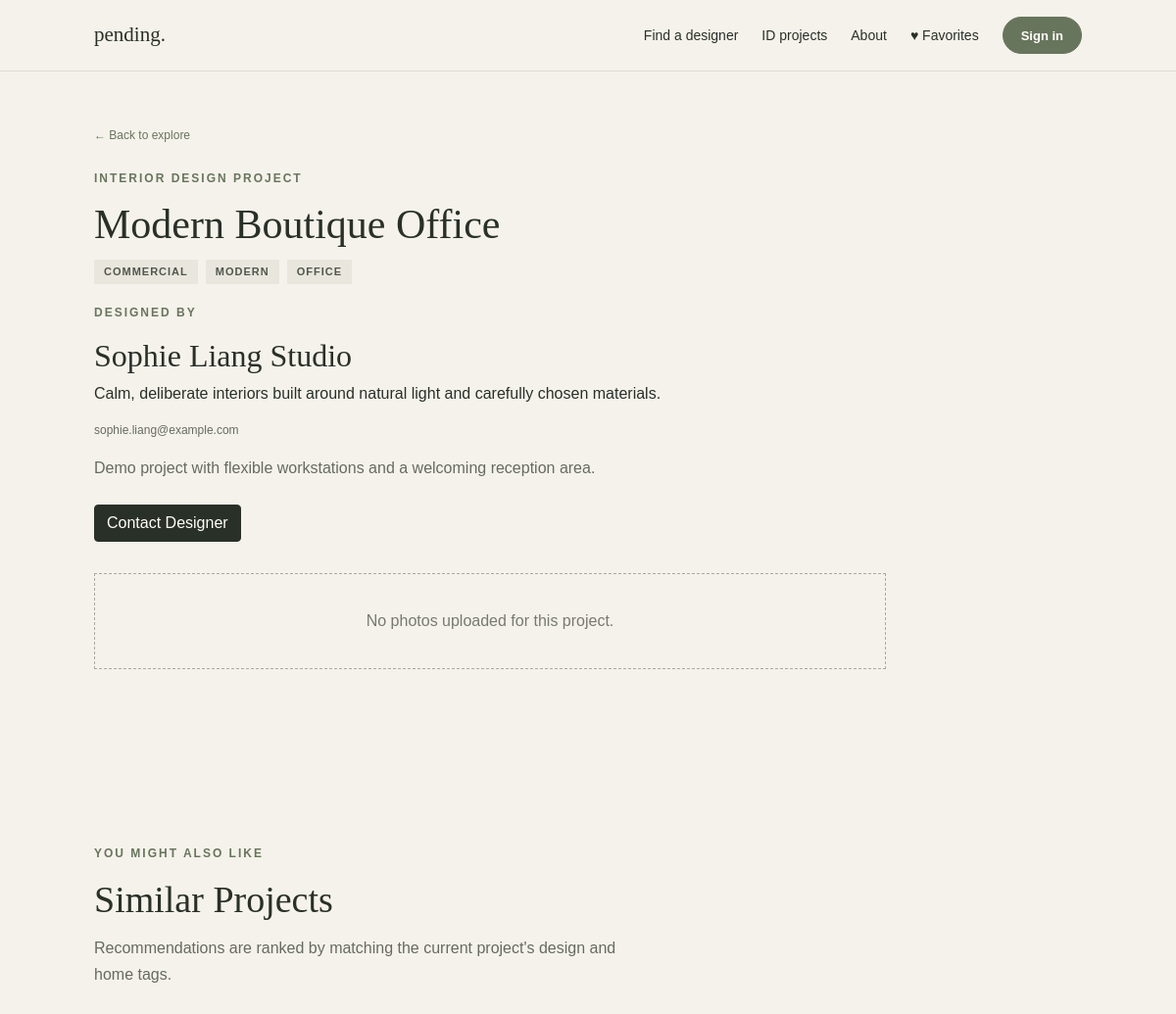
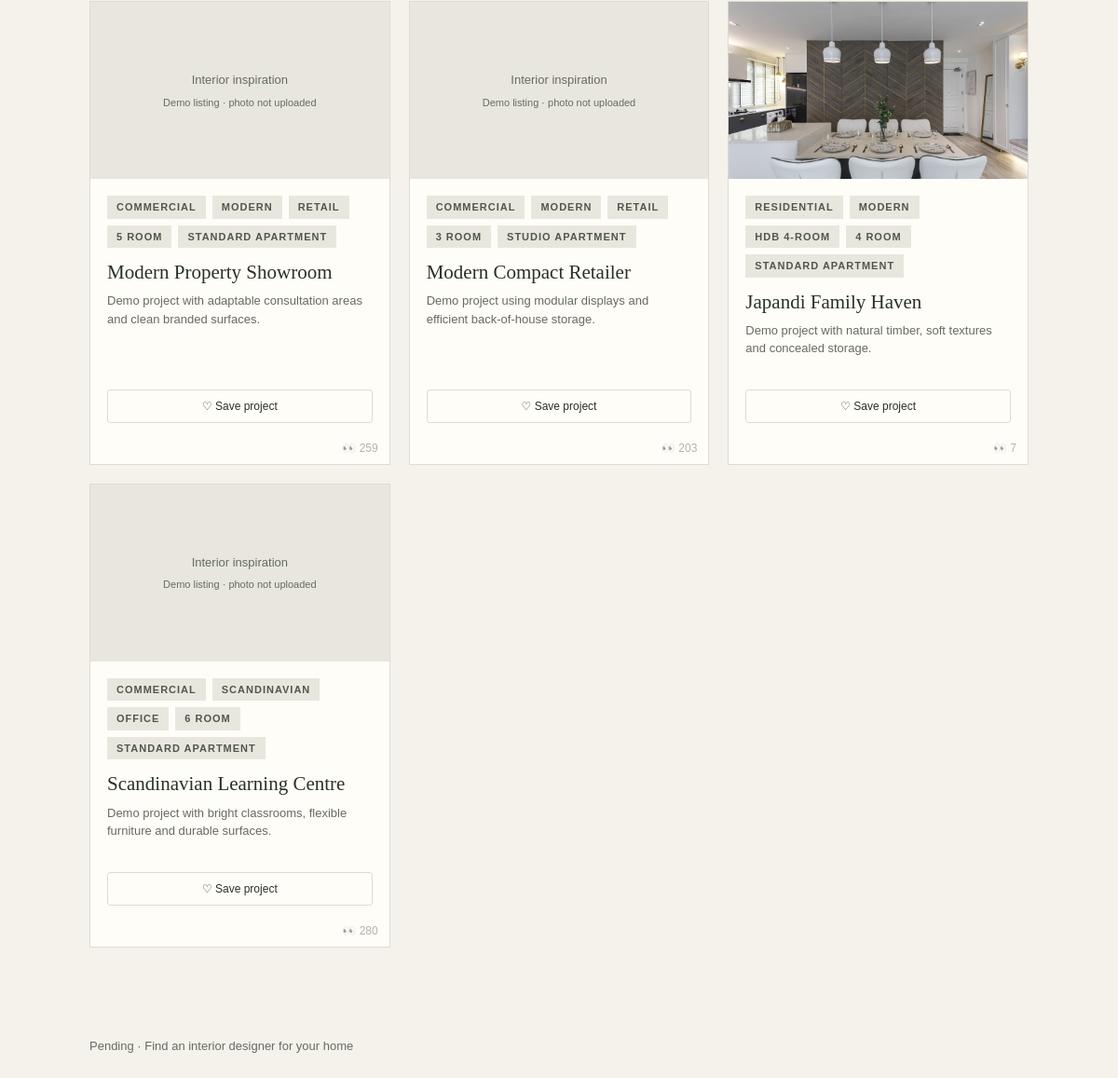
/idp/31, run on an earlier commit of the app's database (2 pictures, top to bottom).
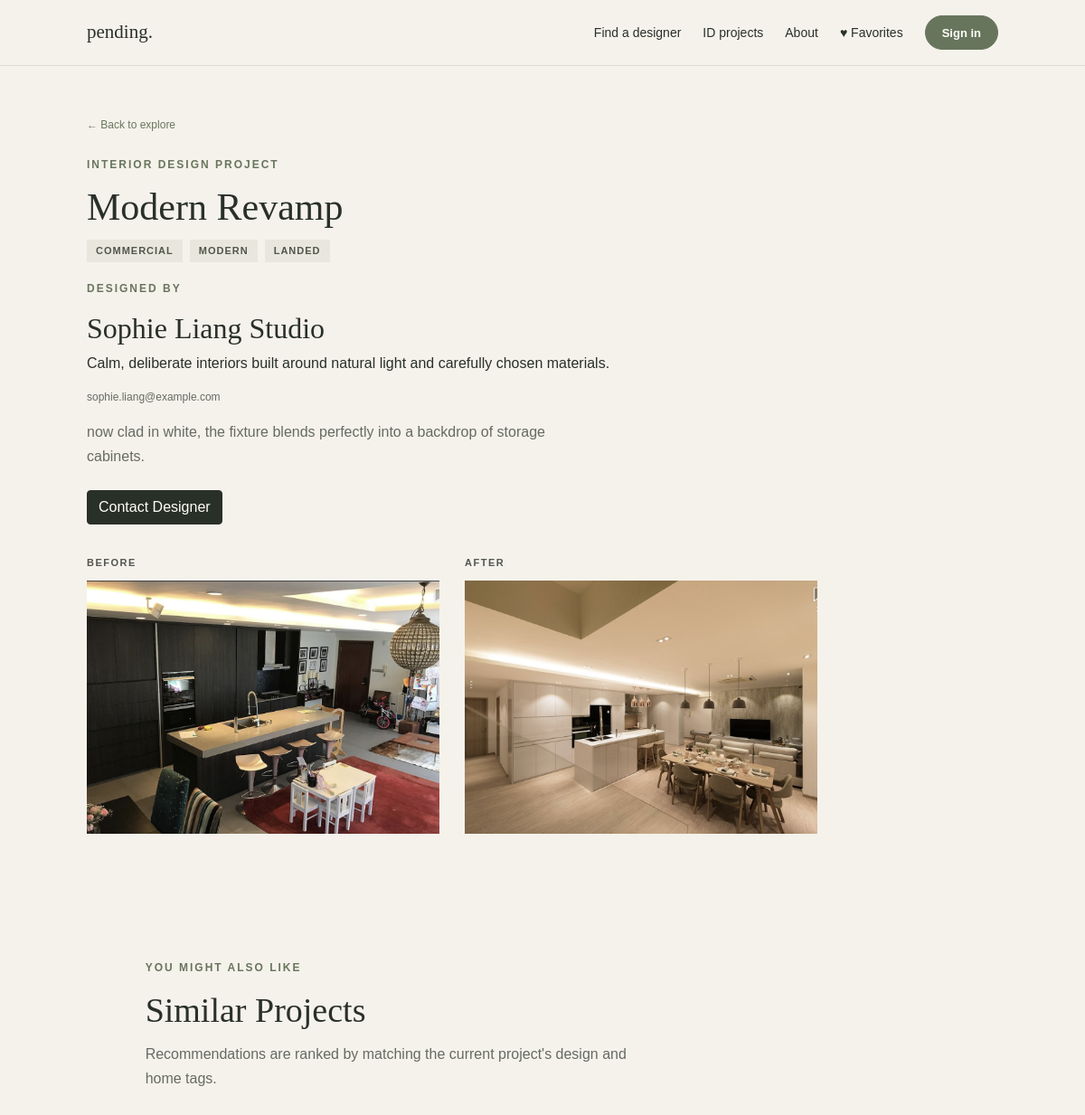
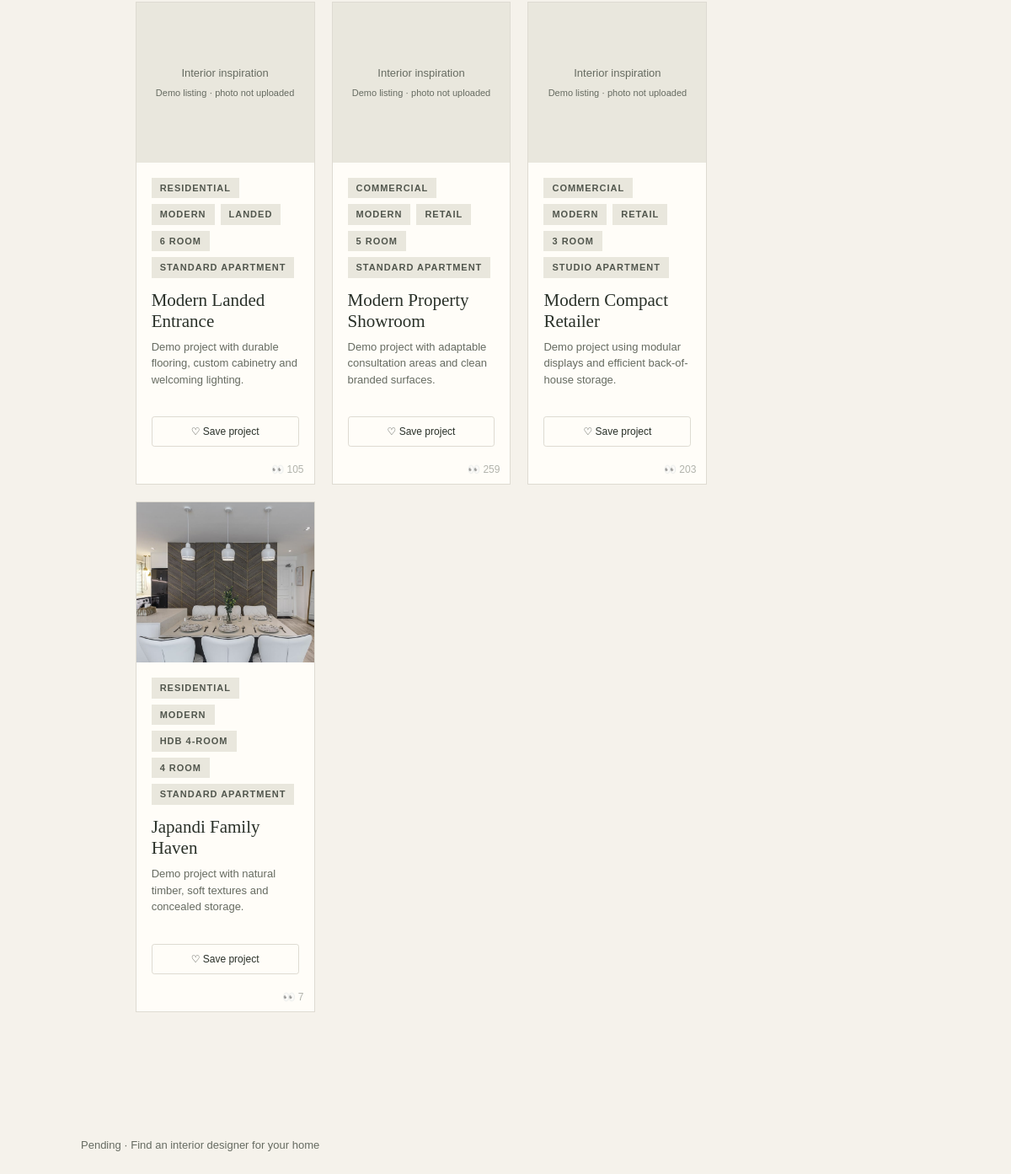
And on a later commit of the database (2 pictures, top to bottom).
### tables this page shows
CREATE TABLE interior_design_project (
            id INTEGER PRIMARY KEY AUTOINCREMENT,
            title TEXT NOT NULL,
            description TEXT DEFAULT '',
            is_featured INTEGER DEFAULT 0,
            is_visible INTEGER DEFAULT 1,
            category TEXT DEFAULT '',
            style TEXT DEFAULT '',
            property_type TEXT DEFAULT ''
        , room_count TEXT NOT NULL DEFAULT '', apartment_type TEXT NOT NULL DEFAULT '', created_at TEXT NOT NULL DEFAULT '', updated_at TEXT NOT NULL DEFAULT '', account_key TEXT NOT NULL DEFAULT '', viewership_count INTEGER NOT NULL DEFAULT 0, shortlist_count INTEGER NOT NULL DEFAULT 0);

CREATE TABLE company_profile (
            id INTEGER PRIMARY KEY DEFAULT 1,
            name TEXT DEFAULT '',
            description TEXT DEFAULT '',
            contact_info TEXT DEFAULT ''
        , account_key TEXT NOT NULL DEFAULT 'designer:demo-designer');

CREATE TABLE project_photo (
            id INTEGER PRIMARY KEY AUTOINCREMENT,
            project_id INTEGER NOT NULL,
            image_url TEXT NOT NULL,
            photo_type TEXT NOT NULL CHECK(photo_type IN ('before', 'after')),
            FOREIGN KEY (project_id) REFERENCES interior_design_project(id)
        );

### app.py (the view)
@app.route('/idp/<int:project_id>')
def idp_view(project_id):
    project = _project_svc.get(project_id)
    if not project or not project['is_visible']:
        return render_template('sites/404.html'), 404
    designer = _company_svc.get(
        project.get('account_key') or database.DEFAULT_DESIGNER_ACCOUNT
    )
    photos = _photo_svc.get_all(project_id)
    before = [p for p in photos if p['photo_type'] == 'before']
    after = [p for p in photos if p['photo_type'] == 'after']
    similar = database.get_customer_similar_projects(project_id)
    covers = {}
    for item in similar:
        item_photos = _photo_svc.get_all(item['id'])
        cover = next((p for p in item_photos if p['photo_type'] == 'after'),
                     item_photos[0] if item_photos else None)
        covers[item['id']] = cover
    return render_template('sites/idp_view.html', project=project, before=before, after=after,
                           similar=similar, covers=covers, similar_covers=covers,
                           favorite_ids=database.get_favorite_ids(current_account()),
                           designer=designer)

### app.py (called while the page is built)
def current_account():
    if 'visitor_id' not in session:
        session['visitor_id'] = uuid4().hex
    session.permanent = True
    return session.get('account_key') or ('guest:' + session['visitor_id'])

### database.py (called while the page is built)
def get_db():
    connection = sqlite3.connect(DB_PATH, factory=_DemoConnection)
    connection.row_factory = sqlite3.Row
    connection.execute('PRAGMA foreign_keys = ON')
    return connection

def get_company(account_key=DEFAULT_DESIGNER_ACCOUNT):
    with get_db() as conn:
        row = conn.execute('SELECT * FROM company_profile WHERE account_key=?', (account_key,)).fetchone()
        if row:
            return dict(row)
        conn.execute('INSERT INTO company_profile (account_key) VALUES (?)', (account_key,))
        row = conn.execute('SELECT * FROM company_profile WHERE account_key=?', (account_key,)).fetchone()
        return dict(row)

def get_visible_projects(filters=None, account_key=None):
    filters = filters or {}
    query = 'SELECT * FROM interior_design_project WHERE is_visible=1'
    values = []
    if account_key:
        query += ' AND account_key=?'
        values.append(account_key)
    for field in TAG_FIELDS:
        value = (filters.get(field) or '').strip()
        if value:
            query += f' AND {field} = ?'
            values.append(value)
    search = (filters.get('q') or '').strip()
    if search:
        query += ' AND (title LIKE ? OR description LIKE ?)'
        values += [f'%{search}%', f'%{search}%']
    query += ' ORDER BY is_featured DESC, id DESC'
    with get_db() as conn:
        return [dict(r) for r in conn.execute(query,values)]

def get_project(project_id):
    with get_db() as conn:
        row = conn.execute('SELECT * FROM interior_design_project WHERE id=?',(project_id,)).fetchone()
        return dict(row) if row else None

def get_photos(project_id):
    with get_db() as conn:
        return [dict(r) for r in conn.execute('SELECT * FROM project_photo WHERE project_id=? ORDER BY id',(project_id,))]

def get_favorite_ids(account_key):
    with get_db() as conn:
        return {row['project_id'] for row in conn.execute('SELECT project_id FROM favorite_project WHERE account_key=?',(account_key,))}

    def __exit__(self, exc_type, exc_value, traceback):
        try:
            return super().__exit__(exc_type, exc_value, traceback)
        finally:
            self.close()

    def get(self, account_key=DEFAULT_DESIGNER_ACCOUNT):
        return get_company(account_key)

### templates/sites/idp_view.html (shortened to what this page needs)
{% extends "master.html" %}
{% from "sites/_project_card.html" import card %}
{% block content %}
<div class="idp-view">
    <a class="back-link" href="{{ url_for('projects') }}#projects">← Back to explore</a>
    <p class="eyebrow" style="margin-top:24px;">Interior Design Project</p>
    <h1 style="font-size:42px;margin:12px 0;">{{ project.title }}</h1>
    <div class="idp-view-tags">
        {% for tag in [project.category, project.style, project.property_type] if tag %}
        <span class="tag-pill">{{ tag }}</span>
        {% endfor %}
    </div>
    <div class="idp-designer">
        <p class="eyebrow">Designed by</p>
        <h2>{{ designer.name or 'Interior Designer' }}</h2>
        {% if designer.description %}
        <p>{{ designer.description }}</p>
        {% endif %}
        {% if designer.contact_info %}
        <p class="demo-muted">{{ designer.contact_info }}</p>
        {% endif %}
    </div>
    {% if project.description %}
    <p class="intro">{{ project.description }}</p>
    {% endif %}
    <div style="margin-top: 24px; margin-bottom: 32px;">
        <a href="{{ url_for('customer_contact', project_id=project.id) }}" class="btn btn-dark">
            Contact Designer
        </a>
    </div>
    {% if before or after %}
    <div class="before-after">
        <div>
            <h3>Before</h3>
            {% if before %}
            {% for photo in before %}
            <img src="{{ url_for('static', filename=photo.image_url) }}" alt="Before" style="margin-bottom:12px;">
            {% endfor %}
            {% else %}
            <div class="placeholder" style="height:200px;">No before photos</div>
            {% endif %}
        </div>
        <div>
            <h3>After</h3>
            {% if after %}
            {% for photo in after %}
            <img src="{{ url_for('static', filename=photo.image_url) }}" alt="After" style="margin-bottom:12px;">
            {% endfor %}
            {% else %}
            <div class="placeholder" style="height:200px;">No after photos</div>
            {% endif %}
        </div>
    {% else %}
    <div class="placeholder" style="margin-top:32px;">No photos uploaded for this project.</div>
    {% endif %}
</div>
{% if similar %}
<section class="section demo-subsection">
    <p class="eyebrow">You might also like</p>
    <h2>Similar Projects</h2>
    <p class="section-intro">Recommendations are ranked by matching the current project's design and home tags.</p>
    <div class="project-grid">
        {% for p in similar %}
            {{ card(p,covers[p.id],p.id in favorite_ids,request.path,true) }}
        {% endfor %}
    </div>
</section>
{% endif %}
{% endblock %}

### templates/master.html (shortened to what this page needs)
<!doctype html>
<html lang="en">
<head>
    <link rel="stylesheet" href="https://cdn.jsdelivr.net/npm/bootstrap@4.0.0/dist/css/bootstrap.min.css">
    <link rel="stylesheet" href="{{ url_for('static', filename='style.css') }}">
</head>
<body>
    <header class="site-header">
        <a class="logo" href="/">pending.</a>
        <nav>
            {% if session.get('role') == 'designer' %}
                <a href="{{ url_for('designer_dashboard') }}">Dashboard</a>
                <a href="{{ url_for('company_edit') }}">Company Profile</a>
                <a href="{{ url_for('company_preview') }}">Preview Page</a>
            {% elif session.get('role') == 'platform_manager' %}
                <a href="{{ url_for('platform_managers') }}">Manage Platform</a>
                <a href="{{ url_for('generate_report') }}">Generate Report</a>
                <a href="{{ url_for('export_report') }}">Export Report</a>
            {% else %}
                <a href="/#designers">Find a designer</a>
                <a href="/#projects">ID projects</a>
                <a href="/#about">About</a>
            {% endif %}
            <a href="{{ url_for('favorites') }}">♥ Favorites</a>
            {% if not session.get('role') %}
                <a class="sign-in-link" href="{{ url_for('login') }}">Sign in</a>
            {% else %}
                <a class="sign-in-link" href="{{ url_for('logout') }}">{% if session.get('name') %}{{ session.get('name') }}{% else %}Testing{% endif %}</a>
            {% endif %}
        </nav>
    </header>
    <main>
        {% block content %}{% endblock %}
    </main>
    <footer class="site-footer">
        <p>Pending · Find an interior designer for your home</p>
    </footer>
</body>
</html>

### templates/sites/_project_card.html (shortened to what this page needs)
{% macro card(p, cover, saved, next_url, show_matches=false) %}
<article class="project-card demo-project-card">
    <a class="demo-card-link" href="{{ url_for('idp_view', project_id=p.id) }}">
        {% if cover %}
            <img class="demo-card-cover" src="{{ url_for('static', filename=cover.image_url) }}" alt="Photo of {{ p.title }}">
        {% else %}
            <div class="demo-card-cover demo-cover-placeholder"><span>Interior inspiration</span><small>Demo listing · photo not uploaded</small></div>
        {% endif %}
        <div class="project-info">
            <div class="demo-tags">
                {% for tag in [p.category,p.style,p.property_type,p.room_count,p.apartment_type] if tag %}
                    <span class="tag-pill">{{ tag }}</span>
                {% endfor %}
            </div>
            <h3>{{ p.title }}</h3>
            <p class="demo-muted">{{ p.description|truncate(105) }}</p>
        </div>
    </a>
    <form class="demo-favorite-form" method="post" action="{{ url_for('toggle_favorite', project_id=p.id) }}">
        <button type="submit" class="btn-sm demo-fav-btn {{ 'is-saved' if saved else '' }}" aria-label="{{ 'Remove from favorites' if saved else 'Save to favorites' }}: {{ p.title }}">
            {{ '♥ Saved' if saved else '♡ Save project' }}
        </button>
    </form>
    <div class="counts-container">
        <p class="demo-muted viewership_count">👀 {{p.viewership_count}}</p>
    </div>
</article>
{% endmacro %}

### static/style.css (style rules this page uses)
* { box-sizing: border-box; }
body { margin: 0; background: #f5f2eb; color: #293028; font-family: Arial, sans-serif; }
a { color: inherit; text-decoration: none; }
.site-header { min-height: 72px; padding: 16px 8%; display: flex; align-items: center; justify-content: space-between; border-bottom: 1px solid #dedbd2; }
.logo { font-family: Georgia, serif; font-size: 21px; }
nav { display: flex; align-items: center; gap: 24px; min-height: 40px; font-size: 14px; }
.sign-in-link { display: inline-flex; align-items: center; justify-content: center; min-height: 38px; padding: 0 18px; border: 1px solid #68755d; border-radius: 999px; background: #68755d; color: #fffdf8; font-size: 13px; font-weight: bold; line-height: 1; transition: background-color 0.2s, border-color 0.2s, transform 0.2s; }
.eyebrow { color: #68755d; font-size: 12px; font-weight: bold; letter-spacing: 2px; text-transform: uppercase; }
h1, h2 { font-family: Georgia, serif; font-weight: normal; }
h1 { max-width: 700px; margin: 20px 0; font-size: clamp(42px, 7vw, 72px); line-height: 1.05; }
.intro, .section-intro { max-width: 540px; color: #666b61; line-height: 1.7; }
.section { padding: 72px 8%; }
.section h2 { margin: 12px 0; font-size: 38px; }
.project-grid { display: grid; grid-template-columns: repeat(3, 1fr); gap: 20px; margin-top: 28px; }
.project-card { background: #fffdf8; }
.project-info { padding: 18px; }
.project-info h3 { margin: 8px 0; font-family: Georgia, serif; font-size: 21px; font-weight: normal; }
.project-info p { color: #666b61; font-size: 13px; }
.site-footer { padding: 24px 8%; color: #666b61; font-size: 13px; }
.back-link { color: #68755d; font-size: 12px; }
.btn-sm { display: inline-block; padding: 7px 14px; border: 1px solid #dedbd2; background: #fffdf8; color: #293028; font-size: 12px; cursor: pointer; text-decoration: none; line-height: 1; }
.btn-dark { background: #293028; color: #fffdf8; border-color: #293028; }
.idp-view { padding: 52px 8%; max-width: 1000px; }
.idp-view-tags { display: flex; gap: 8px; margin: 14px 0 20px; flex-wrap: wrap; }
.tag-pill { padding: 4px 10px; background: #e9e7dd; color: #51564d; font-size: 11px; font-weight: bold; letter-spacing: 1px; text-transform: uppercase; }
.before-after { display: grid; grid-template-columns: 1fr 1fr; gap: 28px; margin-top: 36px; }
.before-after h3 { font-size: 11px; font-weight: bold; letter-spacing: 1.5px; text-transform: uppercase; color: #51564d; margin: 0 0 12px; }
.before-after img { width: 100%; height: 280px; object-fit: cover; display: block; }
.counts-container { display: flex; flex-direction: row; align-items: flex-end; gap: 12px; margin-left: auto; margin-bottom: 8px; padding: 0 12px; opacity: 0.5; transition: opacity 0.2s ease-in-out; }
.viewership_count, .shortlist_count { font-size: 15px; margin: 0; }
:root { --pending-ink: #293028; --pending-sage: #68755d; --pending-muted: #666b61; --pending-paper: #fffdf8; --pending-line: #dedbd2; --pending-sand: #e9e7dd; }
.demo-results-count, .demo-muted { color: var(--pending-muted); font-size: 12px; }
.demo-project-card { min-width: 0; display: flex; flex-direction: column; border: 1px solid var(--pending-line); background: var(--pending-paper); }
.demo-card-link { display: block; color: inherit; text-decoration: none; flex: 1; }
.demo-card-cover { display: block; width: 100%; height: 190px; object-fit: cover; }
.demo-cover-placeholder { display: flex; flex-direction: column; justify-content: center; align-items: center; gap: 6px; background: var(--pending-sand); color: var(--pending-muted); text-align: center; font-size: 13px; }
.demo-cover-placeholder small { font-size: 11px; font-weight: normal; }
.demo-tags { display: flex; align-items: center; gap: 7px; flex-wrap: wrap; }
.demo-project-card .project-info h3 { margin-top: 14px; }
.demo-project-card .project-info p { line-height: 1.5; }
.demo-favorite-form { padding: 0 18px 18px; margin-top: auto; }
.demo-fav-btn { width: 100%; padding: 11px 14px; }
.demo-subsection { margin-top: 55px; }

What changed in the data, as far as the page shows it:
no longer on this page (row unchanged): interior_design_project: shows "Interior inspiration", category "COMMERCIAL", style "SCANDINAVIAN", property_type "OFFICE", room_count "6 ROOM", apartment_type "STANDARD APARTMENT", title "Scandinavian Learning Centre", description "Demo project with bright classrooms, flexible furniture and durable surfaces.", value "♡ Save project", viewership_count "280"
changed interior_design_project: title "Modern Boutique Office" → "Modern Revamp"; property_type "OFFICE" → "LANDED"; description "Demo project with flexible workstations and a welcoming reception area." → "now clad in white, the fixture blends perfectly into a backdrop of storage cabinets."
added project_photo: image_url (picture), shown under "BEFORE"
added project_photo: image_url (picture), shown under "AFTER"
now on this page (row unchanged): interior_design_project: shows "Interior inspiration", category "RESIDENTIAL", style "MODERN", property_type "LANDED", room_count "6 ROOM", apartment_type "STANDARD APARTMENT", title "Modern Landed Entrance", description "Demo project with durable flooring, custom cabinetry and welcoming lighting.", value "♡ Save project", viewership_count "105"
Also different on the page:
text no longer shown: "No photos uploaded for this project."
text now shown: "BEFORE AFTER"
